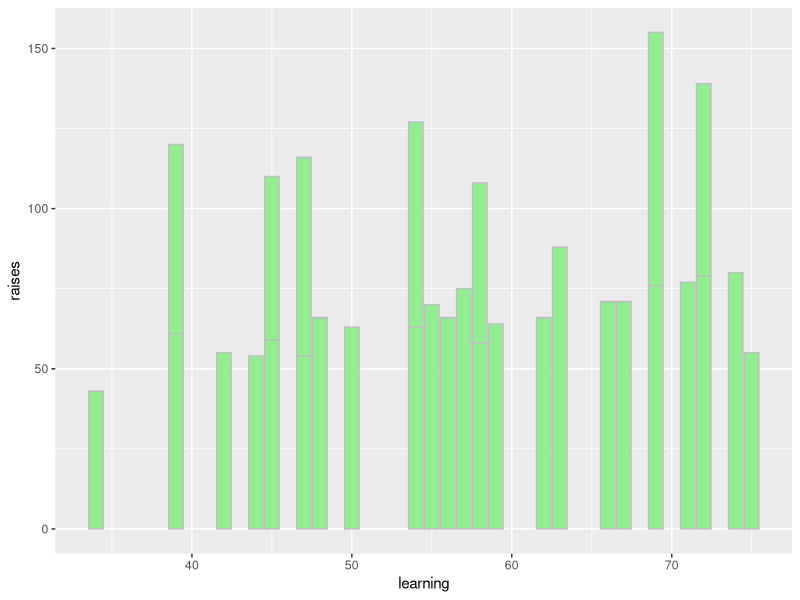
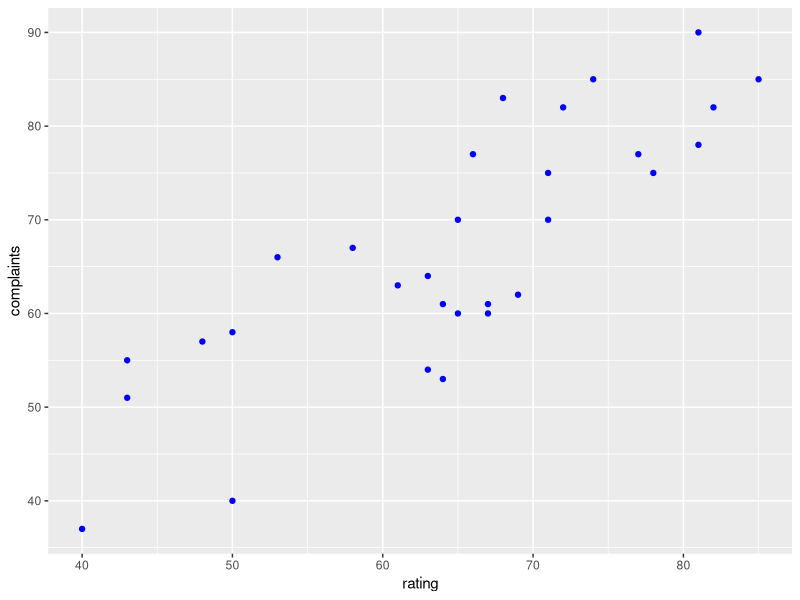
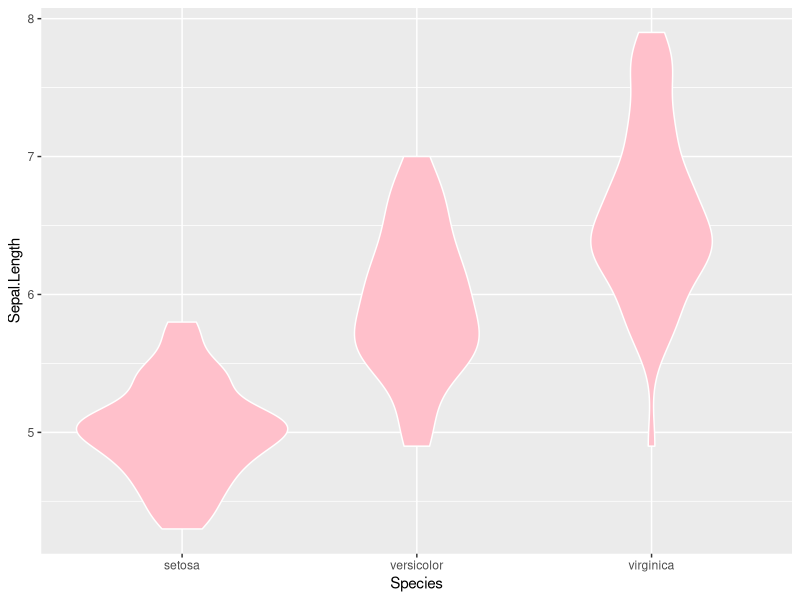
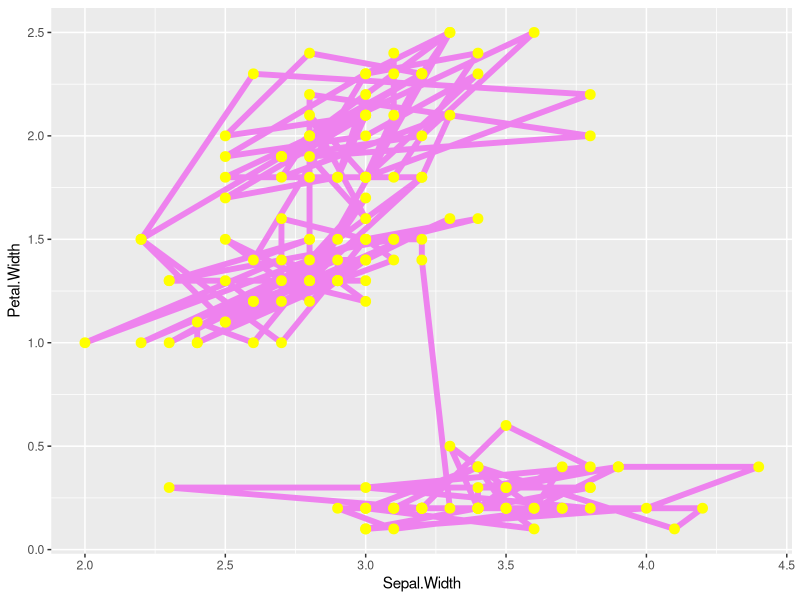

Write the R code that produced these figures, in order.
## ---- chunk 1
library(ggplot2)
## ---- chunk 2
ggplot(data=attitude, aes(x=learning, y=raises)) + geom_bar(fill="lightgreen", color="gray", stat="identity")
## ---- chunk 3
ggplot(data=attitude, aes(x=rating, y=complaints)) + geom_point(color="blue")
## ---- chunk 4
ggplot(data=iris, aes(y=Sepal.Length, x=Species)) + geom_violin(fill="pink", color="white")
## ---- chunk 5
ggplot(data=iris, aes(x=Sepal.Width, y=Petal.Width)) + geom_path(color="violet", size=2) + geom_point(color="yellow", size=3)
